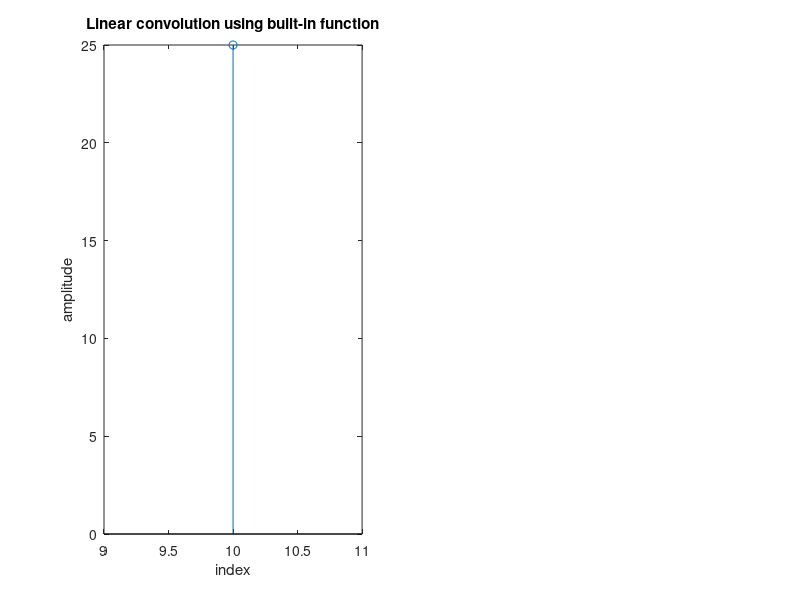

MATLAB code to generate this figure:
clc;
close all;
x=input("enter input");
x_index=input("enter index of x");
h=input("enter impulse response");
h_index=input("enter index of h");
y_index=min(x_index)+min(h_index):max(x_index)+max(h_index);
y=conv(x,h);
disp(y);
subplot(1,2,1);
stem(y_index,y);
xlabel("index");
ylabel("amplitude");
title("Linear convolution using built-in function");
